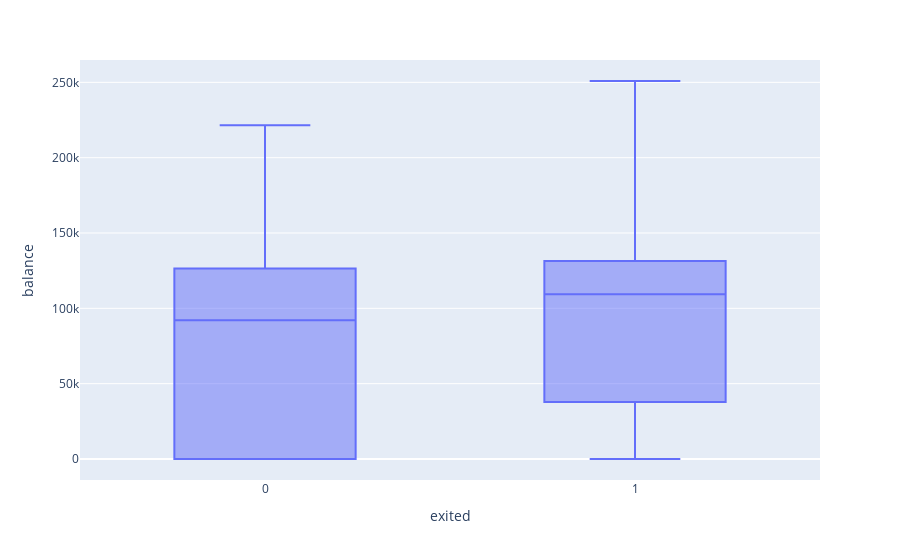

Notebook code for this chart:
### Markdown cell above
### Balance

### Code cell
fig = px.box(df3, x="exited", y="balance")
fig.show()

### Figure 1 — Plotly figure (JSON) as saved in the notebook; plotly's stock layout.template omitted (floating-point values rounded to 4 significant figures; data arrays with more than 128 entries replaced by an {"elided": "..."} marker saying what was removed)
{"data": [{"alignmentgroup": "True", "hovertemplate": "exited=%{x}<br>balance=%{y}<extra></extra>", "legendgroup": "", "marker": {"color": "#636efa"}, "name": "", "notched": false, "offsetgroup": "", "orientation": "v", "showlegend": false, "type": "box", "x": {"elided": "10000 int values"}, "x0": " ", "xaxis": "x", "y": {"elided": "10000 float values"}, "y0": " ", "yaxis": "y"}], "layout": {"boxmode": "group", "legend": {"tracegroupgap": 0}, "margin": {"t": 60}, "xaxis": {"anchor": "y", "domain": [0, 1], "title": {"text": "exited"}}, "yaxis": {"anchor": "x", "domain": [0, 1], "title": {"text": "balance"}}}}
